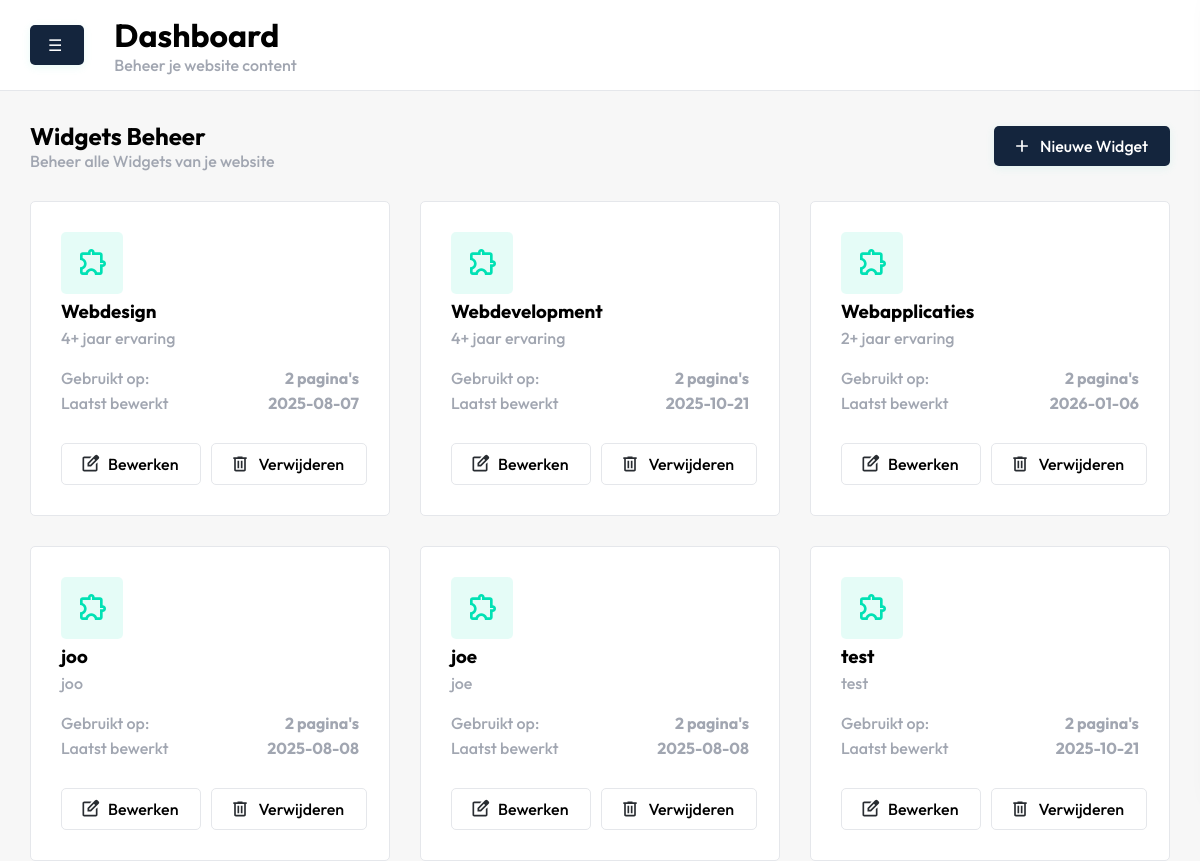
The app's page /dashboard/widgets/index.php (signed in), older data.
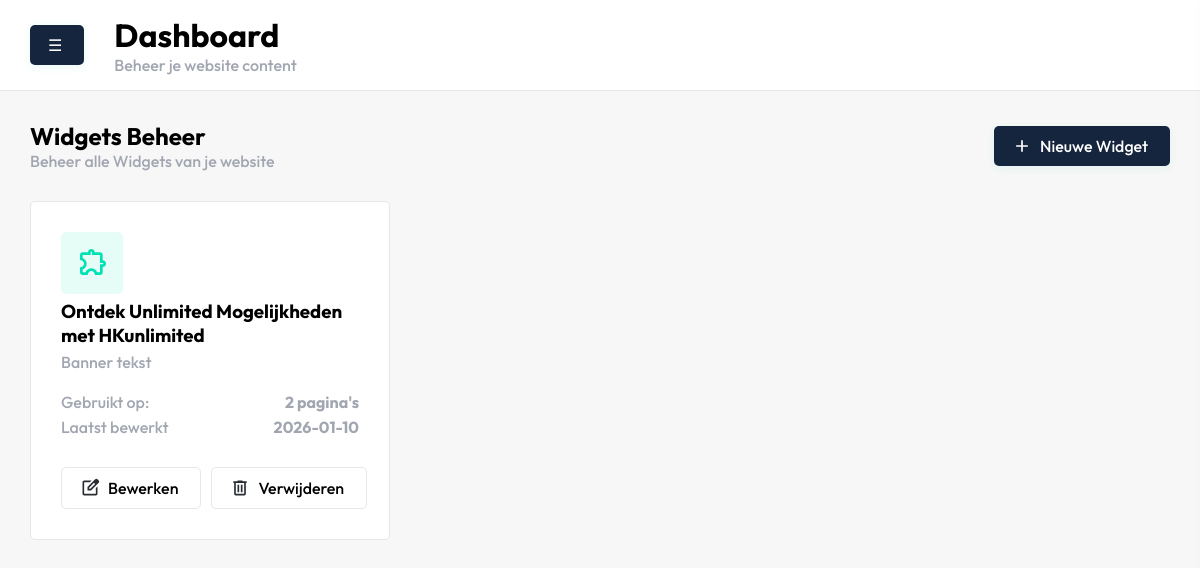
The same page, newer data.
### tables this page shows
CREATE TABLE IF NOT EXISTS `widget` (
  `id` int NOT NULL AUTO_INCREMENT,
  `widgetcontent_id` int NOT NULL,
  `created_at` date DEFAULT NULL,
  `last_edit` date DEFAULT NULL,
  PRIMARY KEY (`id`),
  KEY `widgetcontent_id` (`widgetcontent_id`)
);

CREATE TABLE IF NOT EXISTS `widgetcontent` (
  `id` int NOT NULL AUTO_INCREMENT,
  `title` varchar(255) DEFAULT NULL,
  `description` varchar(255) DEFAULT NULL,
  `text` text,
  PRIMARY KEY (`id`)
);

### controllers/widgets/widgets_content.php (called while the page is built, shortened)
<?php
function getAllWidgetsContent($conn) {
    $sql = "SELECT * FROM WidgetContent";
    $stmt = $conn->query($sql);
    $widgetContent = [];
    if ($stmt) {
        while ($row = $stmt->fetch(PDO::FETCH_ASSOC)) {
            $widgetContent[$row['id']] = $row;
        }
    }
    return $widgetContent;
}
?>

### controllers/controller.php (called while the page is built, shortened)
<?php
require_once('pages/delete.php');
require_once('widgets/widgets.php');
$widgets = getAllWidgets($conn);
require_once('templates/templates.php');
require_once('widgets/widgets_content.php');
$widgetContent = getAllWidgetsContent($conn);
?>

### controllers/widgets/widgets.php (called while the page is built, shortened)
<?php
function getAllWidgets($conn) {
    $sql = "SELECT * from widget";
    $stmt = $conn->query($sql);
    $widgets = [];
    if ($stmt) {
        while ($row = $stmt->fetch(PDO::FETCH_ASSOC)) {
            $widgets[] = $row;
        }
    }
    return $widgets;
}
?>

### dashboard/widgets/index.php (the view, shortened to what this page needs)
<?php
require_once  '../../controllers/controller.php';
include('../includes/header.php');
?>
<section id="widgets">
    <div class="container">
        <div class="justify-between">
            <div class="intro">
                <h2>Widgets Beheer</h2>
                <p>Beheer alle Widgets van je website</p>
            </div>
            <div class="align-center">
                <button class="open-slide-in blue-btn">
                    <svg xmlns="http://www.w3.org/2000/svg" height="24px" viewBox="0 -960 960 960" width="24px"
                        fill="#292D32">
                        <path d="M440-440H200v-80h240v-240h80v240h240v80H520v240h-80v-240Z" />
                    </svg>
                    Nieuwe Widget
                </button>
            </div>
        </div>
    </div>
    <div class="container">
        <div class="cards-wrapper">
            <?php foreach ($widgetContent as $content): ?>
            <?php foreach ($widgets as $widget): ?>
            <?php if ($widget['widgetcontent_id'] == $content['id']): ?>
            <div class="card">
                <div class="info">
                    <div>
                        <div>
                            <div class="icon align-center">
                            </div>
                        </div>
                        <h3><?= htmlspecialchars(strip_tags($content['title'])) ?></h3>
                        <p><?= htmlspecialchars(strip_tags($content['description'])) ?></p>
                    </div>
                    <div class="content">
                        <div>
                            <div class="justify-between">
                                <p>Gebruikt op:</p>
                                <p><strong>2 pagina's</strong></p>
                            </div>
                            <div class="justify-between">
                                <p>Laatst bewerkt</p>
                                <p><strong><?= htmlspecialchars($widget['last_edit']) ?></strong></p>
                            </div>
                        </div>
                        <div class="align-center gap10">
                            <div>
                                <a class="" href="edit.php?id=<?= $widget['id'] ?>">
                                    <button class="white-btn">
                                        Bewerken
                                    </button>
                                </a>
                            </div>
                            <div>
                                <form method="post" action="../../controllers/widgets/delete.php"
                                    style="display: inline;">
                                    <button type="submit" class="white-btn"
                                        onclick="return confirm('Weet je zeker dat je deze widget wilt verwijderen?');">
                                        <svg xmlns="http://www.w3.org/2000/svg" height="24px" viewBox="0 -960 960 960"
                                            width="24px" fill="#292D32">
                                            <path
                                                d="M280-120q-33 0-56.5-23.5T200-200v-520h-40v-80h200v-40h240v40h200v80h-40v520q0 33-23.5 56.5T680-120H280Zm400-600H280v520h400v-520ZM360-280h80v-360h-80v360Zm160 0h80v-360h-80v360ZM280-720v520-520Z" />
                                        </svg>
                                        Verwijderen
                                    </button>
                                </form>
                            </div>
                        </div>
                    </div>
                </div>
            </div>
            <?php endif; ?>
            <?php endforeach; ?>
            <?php endforeach; ?>
        </div>
    </div>
</section>
<?php
include('../includes/footer.php');
?>

Row changes from the older to the newer data that the page shows:
removed widget: widgetcontent.title "Webdesign", widgetcontent.description "4+ jaar ervaring", last_edit "2025-08-07"
removed widget: widgetcontent.title "Webdevelopment", widgetcontent.description "4+ jaar ervaring", last_edit "2025-10-21"
removed widget: widgetcontent.title "Webapplicaties", widgetcontent.description "2+ jaar ervaring", last_edit "2026-01-06"
removed widget: widgetcontent.title "joo", widgetcontent.description "joo", last_edit "2025-08-08"
removed widget: widgetcontent.title "joe", widgetcontent.description "joe", last_edit "2025-08-08"
removed widget: widgetcontent.title "test", widgetcontent.description "test", last_edit "2025-10-21"
added widget: widgetcontent.title "Ontdek Unlimited Mogelijkheden met HKunlimited", widgetcontent.description "Banner tekst", last_edit "2026-01-10"
